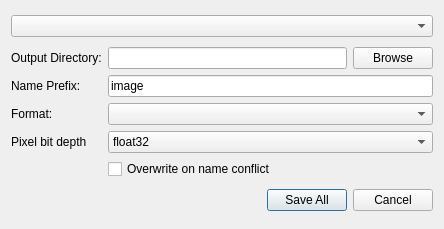
<?xml version="1.0" encoding="UTF-8"?>
<ui version="4.0">
 <class>Dialog</class>
 <widget class="QDialog" name="Dialog">
  <property name="geometry">
   <rect>
    <x>0</x>
    <y>0</y>
    <width>444</width>
    <height>229</height>
   </rect>
  </property>
  <property name="windowTitle">
   <string>Save</string>
  </property>
  <layout class="QVBoxLayout" name="verticalLayout">
   <item>
    <widget class="QComboBox" name="stackNames"/>
   </item>
   <item>
    <layout class="QGridLayout" name="gridLayout">
     <item row="0" column="0">
      <widget class="QLabel" name="label_2">
       <property name="text">
        <string>Output Directory:</string>
       </property>
      </widget>
     </item>
     <item row="2" column="1" colspan="2">
      <widget class="QComboBox" name="formats"/>
     </item>
     <item row="0" column="1">
      <widget class="QLineEdit" name="savePath">
       <property name="text">
        <string/>
       </property>
      </widget>
     </item>
     <item row="3" column="1" colspan="2">
      <widget class="QComboBox" name="pixelDepth">
       <property name="enabled">
        <bool>true</bool>
       </property>
       <property name="editable">
        <bool>false</bool>
       </property>
       <property name="currentIndex">
        <number>0</number>
       </property>
       <item>
        <property name="text">
         <string>float32</string>
        </property>
       </item>
       <item>
        <property name="text">
         <string>int16</string>
        </property>
       </item>
      </widget>
     </item>
     <item row="0" column="2">
      <widget class="QPushButton" name="browseButton">
       <property name="text">
        <string>Browse</string>
       </property>
      </widget>
     </item>
     <item row="4" column="1">
      <widget class="QCheckBox" name="overwriteAll">
       <property name="text">
        <string>Overwrite on name conflict</string>
       </property>
       <property name="checked">
        <bool>false</bool>
       </property>
      </widget>
     </item>
     <item row="3" column="0">
      <widget class="QLabel" name="label_4">
       <property name="enabled">
        <bool>true</bool>
       </property>
       <property name="text">
        <string>Pixel bit depth</string>
       </property>
      </widget>
     </item>
     <item row="1" column="1" colspan="2">
      <widget class="QLineEdit" name="namePrefix">
       <property name="text">
        <string>image</string>
       </property>
      </widget>
     </item>
     <item row="1" column="0">
      <widget class="QLabel" name="label">
       <property name="text">
        <string>Name Prefix:</string>
       </property>
      </widget>
     </item>
     <item row="2" column="0">
      <widget class="QLabel" name="label_3">
       <property name="text">
        <string>Format:</string>
       </property>
      </widget>
     </item>
    </layout>
   </item>
   <item>
    <widget class="QDialogButtonBox" name="buttonBox">
     <property name="orientation">
      <enum>Qt::Horizontal</enum>
     </property>
     <property name="standardButtons">
      <set>QDialogButtonBox::Cancel|QDialogButtonBox::SaveAll</set>
     </property>
    </widget>
   </item>
  </layout>
 </widget>
 <resources/>
 <connections>
  <connection>
   <sender>buttonBox</sender>
   <signal>accepted()</signal>
   <receiver>Dialog</receiver>
   <slot>accept()</slot>
   <hints>
    <hint type="sourcelabel">
     <x>248</x>
     <y>254</y>
    </hint>
    <hint type="destinationlabel">
     <x>157</x>
     <y>274</y>
    </hint>
   </hints>
  </connection>
  <connection>
   <sender>buttonBox</sender>
   <signal>rejected()</signal>
   <receiver>Dialog</receiver>
   <slot>reject()</slot>
   <hints>
    <hint type="sourcelabel">
     <x>316</x>
     <y>260</y>
    </hint>
    <hint type="destinationlabel">
     <x>286</x>
     <y>274</y>
    </hint>
   </hints>
  </connection>
 </connections>
</ui>
